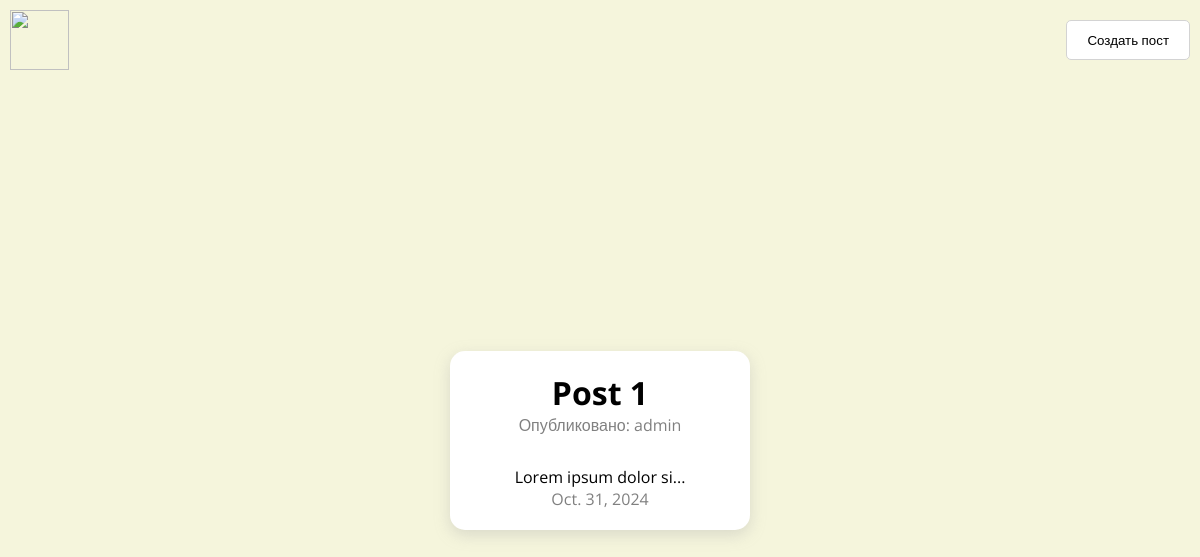
The app's page /, older data.
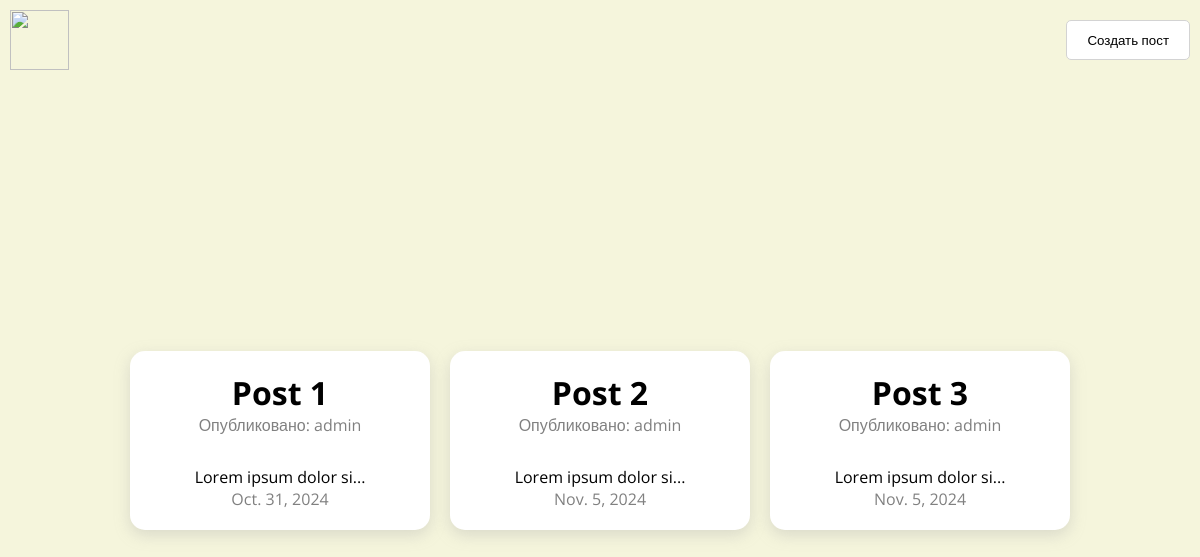
The same page, newer data.
### app/models.py (models this page shows, shortened)
class Post(models.Model):
    title = models.CharField(max_length=255)
    body = models.TextField()
    slug = models.SlugField(unique=True)
    author = models.ForeignKey(User, null=True, blank=True, on_delete=models.CASCADE)
    date_added = models.DateField(auto_now_add=True)
    image = models.ImageField(default='default.png', blank=True)
    def snippet(self):
        return self.body[:20].strip()

### app/views.py (the view)
# urls.py: path('', home),
def home(request):
    posts = Post.objects.all()
    return render(request, "home.html", {"posts": posts})

### app/templates/home.html (shortened to what this page needs)
{% load static %}
<html lang="en">
  <head>
    <link rel="stylesheet" href="{% static 'style.css' %}" />
  </head>
  <body>
    <header>
      <nav class="navbar">
        <div class="navbar-start">
          <div class="navbar-logo">
            <img
              src="https://msk.top-academy.ru/dist/images/logo/step_logo_rus.svg"
              alt=""
            />
          </div>
        </div>
        <div class="navbar-menu">
          <div class="navbar-item">
            <button class="button">Создать пост</button>
          </div>
        </div>
      </nav>
    </header>
    <main>
      <div class="container">
        {% for post in posts %}
        <a class="post" href="{% url 'app:post_detail' post.id %}">
          <div>
            <div class="title">{{post.title}}</div>
            <div class="author">Опубликовано: {{post.author}}</div>
          </div>
          <div>
            <div class="text">{{post.snippet}}...</div>
            <div class="date">{{post.date_added}}</div>
          </div>
        </a>
        {% endfor %}
      </div>
    </main>
  </body>
</html>

Row changes from the older to the newer data that the page shows:
added Post: title "Post 2", author "admin", snippet "Lorem ipsum dolor si", date_added "Nov. 5, 2024"
added Post: title "Post 3", author "admin", snippet "Lorem ipsum dolor si", date_added "Nov. 5, 2024"
